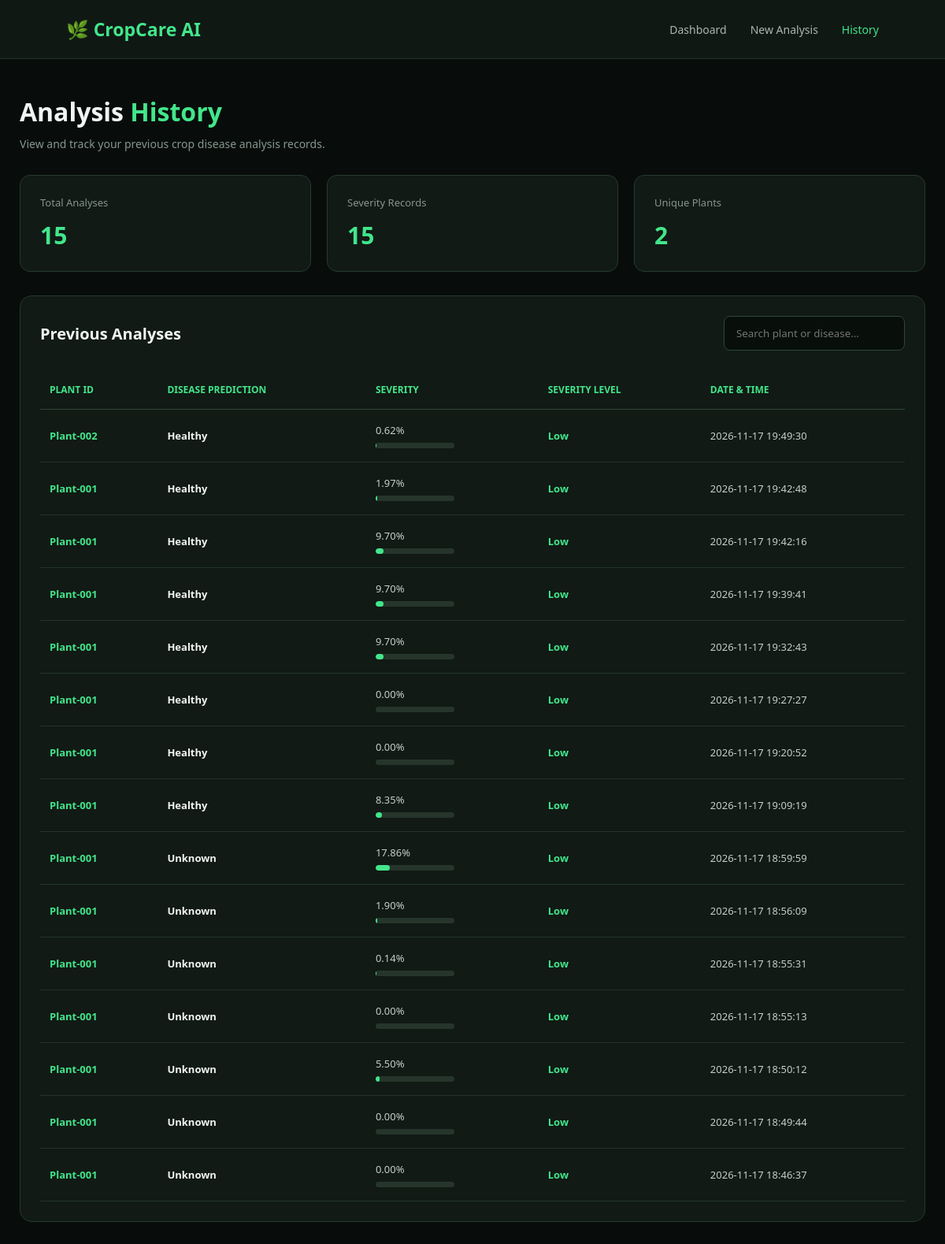
The app's page /history with its own data.
### tables this page shows
CREATE TABLE severity_history (

            id INTEGER PRIMARY KEY AUTOINCREMENT,

            plant_id TEXT NOT NULL,

            image_name TEXT,

            severity_percentage REAL NOT NULL,

            severity_level TEXT NOT NULL,

            recorded_at TEXT NOT NULL

        , prediction TEXT DEFAULT 'Unknown');

### app.py (the view)
@app.route("/history")
def history():
    history_records = get_all_history()
    return render_template(
        "history.html",
        history=history_records
    )

### temporal_analysis.py (called while the page is built)
def get_connection():
    return sqlite3.connect(DATABASE)

def create_database():
    connection = get_connection()
    cursor = connection.cursor()
    cursor.execute("""
        CREATE TABLE IF NOT EXISTS severity_history (

            id INTEGER PRIMARY KEY AUTOINCREMENT,

            plant_id TEXT NOT NULL,

            image_name TEXT,

            severity_percentage REAL NOT NULL,

            severity_level TEXT NOT NULL,

            recorded_at TEXT NOT NULL,

            prediction TEXT DEFAULT 'Unknown'

        )
    """)
    cursor.execute(
        "PRAGMA table_info(severity_history)"
    )
    columns = [
        column[1]
        for column in cursor.fetchall()
    ]
    if "prediction" not in columns:
        cursor.execute("""
            ALTER TABLE severity_history
            ADD COLUMN prediction TEXT DEFAULT 'Unknown'
        """)
    connection.commit()
    connection.close()

def get_all_history():
    create_database()
    connection = get_connection()
    cursor = connection.cursor()
    cursor.execute("""
        SELECT
            id,
            plant_id,
            image_name,
            severity_percentage,
            severity_level,
            recorded_at,
            prediction

        FROM severity_history

        ORDER BY recorded_at DESC, id DESC
    """)
    records = cursor.fetchall()
    connection.close()
    return records

### templates/history.html (shortened to what this page needs)
<!DOCTYPE html>
<html lang="en">
<head>
</head>
<body>
<nav class="navbar">
    <div class="logo">🌿 CropCare AI</div>
    <div class="nav-links">
        <a href="/">Dashboard</a>
        <a href="/upload">New Analysis</a>
        <a href="/history" class="active">History</a>
    </div>
</nav>
<main class="container">
    <div class="page-heading">
        <h1>Analysis <span>History</span></h1>
        <p>View and track your previous crop disease analysis records.</p>
    </div>
    <div class="stats">
        <div class="stat-card">
            <p>Total Analyses</p>
            <h2>{{ history|length }}</h2>
        </div>
        <div class="stat-card">
            <p>Severity Records</p>
            <h2>{{ history|length }}</h2>
        </div>
        <div class="stat-card">
            <p>Unique Plants</p>
            <h2 id="plantCount">0</h2>
        </div>
    </div>
    <section class="history-card">
        <div class="history-header">
            <h2>Previous Analyses</h2>
            <input
                type="text"
                id="searchInput"
                class="search-input"
                placeholder="Search plant or disease..."
            >
        </div>
        {% if history %}
        <div class="table-wrapper">
            <table id="historyTable">
                <thead>
                    <tr>
                        <th>Plant ID</th>
                        <th>Disease Prediction</th>
                        <th>Severity</th>
                        <th>Severity Level</th>
                        <th>Date & Time</th>
                    </tr>
                </thead>
                <tbody>
                    {% for record in history %}
                    <tr class="history-row">
                        <td class="plant-id">
                            {{ record[1] }}
                        </td>
                        <td class="disease">
                            {{ record[6] if record[6] and record[6] != 'Unknown' else 'Unknown' }}
                        </td>
                        <td>
                            {{ "%.2f"|format(record[3]|float) }}%
                            <div class="severity-track">
                                <div
                                    class="severity-fill"
                                    data-width="{{ record[3] }}"
                                ></div>
                            </div>
                        </td>
                        <td class="severity
                            {{ 'low' if record[4]|lower == 'low'
                            else 'medium' if record[4]|lower == 'medium'
                            else 'high' }}">
                            {{ record[4] }}
                        </td>
                        <td>{{ record[5] }}</td>
                    </tr>
                    {% endfor %}
                </tbody>
            </table>
        </div>
        {% endif %}
    </section>
</main>
</body>
</html>

### templates/history.html (style rules this page uses)
* { margin: 0; padding: 0; box-sizing: border-box; font-family: 'Segoe UI', sans-serif; }
body { background: #080d0b; color: #f1f5f3; min-height: 100vh; }
.navbar { height: 75px; padding: 0 7%; display: flex; align-items: center; justify-content: space-between; background: #101814; border-bottom: 1px solid #20352a; }
.logo { color: #42e68b; font-size: 23px; font-weight: 700; }
.nav-links { display: flex; gap: 30px; }
.nav-links a { text-decoration: none; color: #aab8b0; font-size: 14px; }
.nav-links a:hover, .nav-links .active { color: #42e68b; }
.container { max-width: 1250px; margin: 45px auto; padding: 0 25px; }
.page-heading { margin-bottom: 30px; }
.page-heading h1 { font-size: 32px; margin-bottom: 10px; }
.page-heading h1 span { color: #42e68b; }
.page-heading p { color: #87968d; font-size: 14px; }
.stats { display: grid; grid-template-columns: repeat(3, 1fr); gap: 20px; margin-bottom: 30px; }
.stat-card { background: #111a15; border: 1px solid #263a2e; padding: 25px; border-radius: 13px; }
.stat-card p { color: #87968d; font-size: 13px; margin-bottom: 12px; }
.stat-card h2 { color: #42e68b; font-size: 30px; }
.history-card { background: #111a15; border: 1px solid #263a2e; border-radius: 15px; padding: 25px; }
.history-header { display: flex; justify-content: space-between; align-items: center; gap: 15px; flex-wrap: wrap; margin-bottom: 25px; }
.history-header h2 { font-size: 20px; }
.search-input { padding: 12px 15px; background: #080f0b; border: 1px solid #304638; border-radius: 8px; color: white; outline: none; width: 230px; }
.table-wrapper { width: 100%; overflow-x: auto; }
table { width: 100%; border-collapse: collapse; min-width: 850px; }
th { text-align: left; padding: 16px 12px; color: #42e68b; font-size: 12px; text-transform: uppercase; border-bottom: 1px solid #304638; }
td { padding: 17px 12px; color: #c5d0c9; font-size: 13px; border-bottom: 1px solid #24342a; }
.plant-id { color: #42e68b; font-weight: 600; }
.disease { color: #f1f5f3; font-weight: 600; }
.severity { font-weight: 600; }
.low { color: #42e68b; }
.severity-track { width: 100px; height: 7px; background: #26352b; border-radius: 10px; overflow: hidden; margin-top: 7px; }
.severity-fill { height: 100%; background: #42e68b; border-radius: 10px; }

### records on screen
severity_history: plant "Plant-002", prediction "Healthy", severity_percentage "0.62", severity_level "Low", recorded_at "2026-11-17 19:49:30"
severity_history: plant "Plant-001", prediction "Healthy", severity_percentage "1.97", severity_level "Low", recorded_at "2026-11-17 19:42:48"
severity_history: plant "Plant-001", prediction "Healthy", severity_percentage "9.70", severity_level "Low", recorded_at "2026-11-17 19:42:16"
severity_history: plant "Plant-001", prediction "Healthy", severity_percentage "9.70", severity_level "Low", recorded_at "2026-11-17 19:39:41"
severity_history: plant "Plant-001", prediction "Healthy", severity_percentage "9.70", severity_level "Low", recorded_at "2026-11-17 19:32:43"
severity_history: plant "Plant-001", prediction "Healthy", severity_percentage "0.00", severity_level "Low", recorded_at "2026-11-17 19:27:27"
severity_history: plant "Plant-001", prediction "Healthy", severity_percentage "0.00", severity_level "Low", recorded_at "2026-11-17 19:20:52"
severity_history: plant "Plant-001", prediction "Healthy", severity_percentage "8.35", severity_level "Low", recorded_at "2026-11-17 19:09:19"
severity_history: plant "Plant-001", prediction "Unknown", severity_percentage "17.86", severity_level "Low", recorded_at "2026-11-17 18:59:59"
severity_history: plant "Plant-001", prediction "Unknown", severity_percentage "1.90", severity_level "Low", recorded_at "2026-11-17 18:56:09"
severity_history: plant "Plant-001", prediction "Unknown", severity_percentage "0.14", severity_level "Low", recorded_at "2026-11-17 18:55:31"
severity_history: plant "Plant-001", prediction "Unknown", severity_percentage "0.00", severity_level "Low", recorded_at "2026-11-17 18:55:13"
severity_history: plant "Plant-001", prediction "Unknown", severity_percentage "5.50", severity_level "Low", recorded_at "2026-11-17 18:50:12"
severity_history: plant "Plant-001", prediction "Unknown", severity_percentage "0.00", severity_level "Low", recorded_at "2026-11-17 18:49:44"
severity_history: plant "Plant-001", prediction "Unknown", severity_percentage "0.00", severity_level "Low", recorded_at "2026-11-17 18:46:37"

### other values on screen
{{ history|length }} "15"
